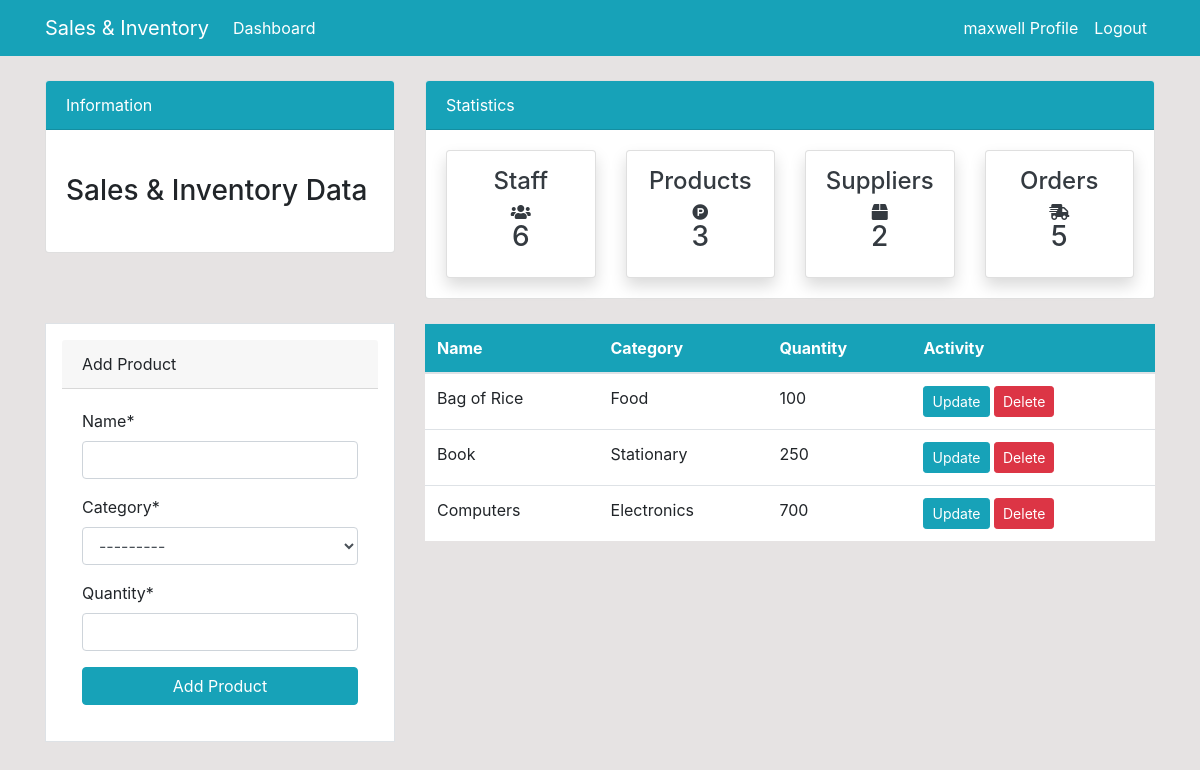
/product/ (signed in), run on the app's committed database.
### dashboard/models.py (models this page shows, shortened)
class Product(models.Model):
    name = models.CharField(max_length=100, null=True)
    category = models.CharField(max_length=50, choices=CATEGORY, null=True)
    quantity = models.PositiveIntegerField(null=True)

### dashboard/views.py (the view)
# urls.py: path('product/', views.product, name='dashboard-product'),
@login_required(login_url='user-login')
def product(request):
    items = Product.objects.all()
    product_count = items.count()
    workers_count = User.objects.all().count()
    orders_count = Order.objects.all().count()
    clients_count = Supplier.objects.all().count()
    if request.method == 'POST':
        form = ProductForm(request.POST)
        if form.is_valid():
            form.save()
            product_name = form.cleaned_data.get('name')
            messages.success(request, f'{product_name} has been added')
            return redirect('dashboard-product')
    else:
        form = ProductForm()
    context = {
        'items': items,
        'form': form,
        'workers_count': workers_count,
        'orders_count': orders_count,
        'clients_count': clients_count,
        'product_count': product_count,
    }
    return render(request, 'dashboard/product.html', context)

### dashboard/forms.py
class ProductForm(forms.ModelForm):
    class Meta:
        model = Product
        fields = ['name', 'category', 'quantity']

### templates/dashboard/product.html (shortened to what this page needs)
{% extends 'partials/base.html' %}
{% block content %}
     {% include 'partials/topnav.html' %}
  {% load crispy_forms_tags %}
    <div class="container">
        <div class="row my-4">
            <div class="col-md-4">
                <div class="border bg-white p-3">
                    <div class="card-header">
                    Add Product
                </div>
                <div class="card-body">
                    <form method="POST">
                        {{ form|crispy }}
                        <input class="btn btn-info btn-block" type="submit" value="Add Product">
                    </form>
                </div>
            </div>
            </div>
            <div class="col-md-8">
                <table class="table bg-white">
                    <thead class="bg-info">
                        <tr class="text-white">
                            <th scope="col">Name</th>
                            <th scope="col">Category</th>
                            <th scope="col">Quantity</th>
                            <th scope="col">Activity</th>
                        </tr>
                    </thead>
                    <tbody>
                     {% for item in  items %}
                        <tr>
                           <td>{{ item.name }}</td>
                            <td>{{ item.category }}</td>
                            <td>{{ item.quantity }}</td>
                            <td>
                                <a class="btn btn-info btn-sm" href="{% url 'dashboard-product-update' item.id %}">Update</a>
                                <a class="btn btn-danger btn-sm" href="{% url 'dashboard-product-delete' item.id %}">Delete</a>
                            </td>
                        </tr>
                    {% endfor %}
                    </tbody>
                </table>
            </div>
        </div>
    </div>
{% endblock %}

### templates/partials/nav.html (shortened to what this page needs)
    <nav class="navbar navbar-expand-lg navbar-info bg-info">
        <div class="container">
              {% if user.is_authenticated %}
            <a class="navbar-brand text-white" href="{% url 'dashboard-index' %}">Sales & Inventory</a>
            <div class="collapse navbar-collapse" id="navbarSupportedContent">
                <ul class="navbar-nav mr-auto">
                    <li class="nav-item active">
                        <a class="nav-link text-white" href="{% url 'dashboard-index' %}">Dashboard </a>
                    </li>
                </ul>
                <ul class="navbar-nav ml-auto">
                    <li class="nav-item active">
                        <a class="nav-link text-white" href="{% url 'user-profile' %}">{{ user.username }} Profile </a>
                    </li>
                    <li class="nav-item">
                        <a class="nav-link text-white" href="{% url 'user-logout' %}">Logout</a>
                    </li>
                </ul>
       {% endif %}
            </div>
        </div>
    </nav>

### static/style.css (style rules this page uses)
body { background: rgb(230, 227, 227); }

### data on the page
Product: name "Bag of Rice", category "Food", quantity "100"
Product: name "Book", category "Stationary", quantity "250"
Product: name "Computers", category "Electronics", quantity "700"

### other printed values
{{ user.username }} "maxwell"
{{ workers_count }} "6"
{{ product_count }} "3"
{{ clients_count }} "2"
{{ orders_count }} "5"
